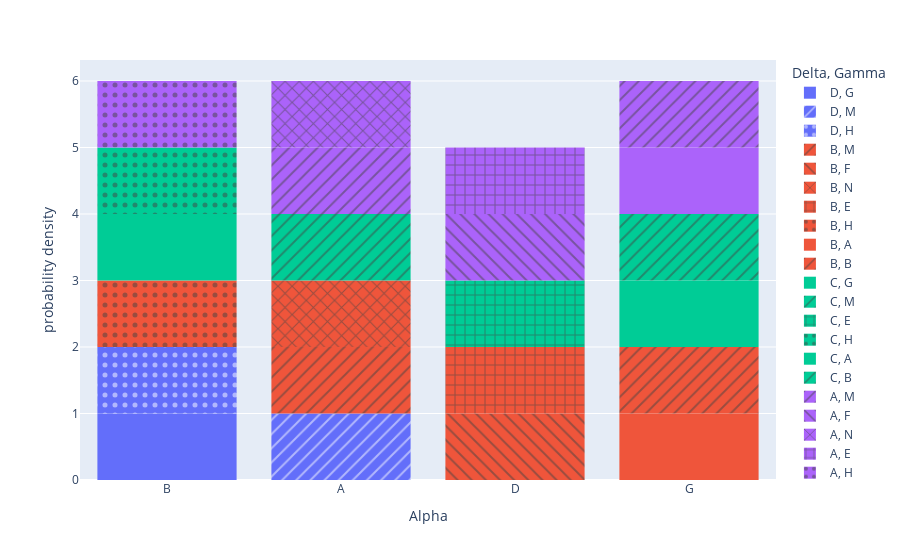

Notebook source saved alongside this figure:
### Code cell
fig = px.histogram(metadata, x="Alpha", histnorm='probability density', color="Delta",
                   pattern_shape="Gamma")
fig.show()

### Figure 1 — Plotly figure (JSON) as saved in the notebook; plotly's stock layout.template omitted (floating-point values rounded to 4 significant figures; data arrays with more than 128 entries replaced by an {"elided": "..."} marker saying what was removed)
{"data": [{"alignmentgroup": "True", "bingroup": "x", "histnorm": "probability density", "hovertemplate": "Delta=D<br>Gamma=G<br>Alpha=%{x}<br>probability density=%{y}<extra></extra>", "legendgroup": "D, G", "marker": {"color": "#636efa", "pattern": {"shape": ""}}, "name": "D, G", "offsetgroup": "D, G", "orientation": "v", "showlegend": true, "type": "histogram", "x": ["B", "B", "B", "B", "B", "B"], "xaxis": "x", "yaxis": "y"}, {"alignmentgroup": "True", "bingroup": "x", "histnorm": "probability density", "hovertemplate": "Delta=D<br>Gamma=M<br>Alpha=%{x}<br>probability density=%{y}<extra></extra>", "legendgroup": "D, M", "marker": {"color": "#636efa", "pattern": {"shape": "/"}}, "name": "D, M", "offsetgroup": "D, M", "orientation": "v", "showlegend": true, "type": "histogram", "x": ["A", "A", "A", "A", "A", "A", "A", "A", "A", "A", "A"], "xaxis": "x", "yaxis": "y"}, {"alignmentgroup": "True", "bingroup": "x", "histnorm": "probability density", "hovertemplate": "Delta=D<br>Gamma=H<br>Alpha=%{x}<br>probability density=%{y}<extra></extra>", "legendgroup": "D, H", "marker": {"color": "#636efa", "pattern": {"shape": "."}}, "name": "D, H", "offsetgroup": "D, H", "orientation": "v", "showlegend": true, "type": "histogram", "x": ["B", "B", "B", "B", "B"], "xaxis": "x", "yaxis": "y"}, {"alignmentgroup": "True", "bingroup": "x", "histnorm": "probability density", "hovertemplate": "Delta=B<br>Gamma=M<br>Alpha=%{x}<br>probability density=%{y}<extra></extra>", "legendgroup": "B, M", "marker": {"color": "#EF553B", "pattern": {"shape": "/"}}, "name": "B, M", "offsetgroup": "B, M", "orientation": "v", "showlegend": true, "type": "histogram", "x": {"elided": "339 str values"}, "xaxis": "x", "yaxis": "y"}, {"alignmentgroup": "True", "bingroup": "x", "histnorm": "probability density", "hovertemplate": "Delta=B<br>Gamma=F<br>Alpha=%{x}<br>probability density=%{y}<extra></extra>", "legendgroup": "B, F", "marker": {"color": "#EF553B", "pattern": {"shape": "\\"}}, "name": "B, F", "offsetgroup": "B, F", "orientation": "v", "showlegend": true, "type": "histogram", "x": ["D", "D", "D", "D", "D", "D", "D", "D"], "xaxis": "x", "yaxis": "y"}, {"alignmentgroup": "True", "bingroup": "x", "histnorm": "probability density", "hovertemplate": "Delta=B<br>Gamma=N<br>Alpha=%{x}<br>probability density=%{y}<extra></extra>", "legendgroup": "B, N", "marker": {"color": "#EF553B", "pattern": {"shape": "x"}}, "name": "B, N", "offsetgroup": "B, N", "orientation": "v", "showlegend": true, "type": "histogram", "x": ["A", "A", "A", "A", "A", "A", "A", "A", "A", "A", "A", "A", "A", "A", "A", "A", "A", "A", "A", "A", "A", "A", "A", "A", "A", "A", "A", "A", "A", "A", "A", "A", "A", "A", "A", "A", "A", "A", "A", "A", "A", "A", "A", "A", "A", "A", "A", "A", "A", "A", "A", "A", "A", "A", "A", "A", "A", "A", "A", "A", "A", "A", "A"], "xaxis": "x", "yaxis": "y"}, {"alignmentgroup": "True", "bingroup": "x", "histnorm": "probability density", "hovertemplate": "Delta=B<br>Gamma=E<br>Alpha=%{x}<br>probability density=%{y}<extra></extra>", "legendgroup": "B, E", "marker": {"color": "#EF553B", "pattern": {"shape": "+"}}, "name": "B, E", "offsetgroup": "B, E", "orientation": "v", "showlegend": true, "type": "histogram", "x": ["D", "D"], "xaxis": "x", "yaxis": "y"}, {"alignmentgroup": "True", "bingroup": "x", "histnorm": "probability density", "hovertemplate": "Delta=B<br>Gamma=H<br>Alpha=%{x}<br>probability density=%{y}<extra></extra>", "legendgroup": "B, H", "marker": {"color": "#EF553B", "pattern": {"shape": "."}}, "name": "B, H", "offsetgroup": "B, H", "orientation": "v", "showlegend": true, "type": "histogram", "x": ["B", "B", "B", "B", "B", "B", "B", "B", "B", "B", "B", "B", "B", "B", "B", "B", "B", "B", "B", "B", "B", "B", "B", "B"], "xaxis": "x", "yaxis": "y"}, {"alignmentgroup": "True", "bingroup": "x", "histnorm": "probability density", "hovertemplate": "Delta=B<br>Gamma=A<br>Alpha=%{x}<br>probability density=%{y}<extra></extra>", "legendgroup": "B, A", "marker": {"color": "#EF553B", "pattern": {"shape": ""}}, "name": "B, A", "offsetgroup": "B, A", "orientation": "v", "showlegend": true, "type": "histogram", "x": ["G", "G", "G", "G", "G", "G", "G"], "xaxis": "x", "yaxis": "y"}, {"alignmentgroup": "True", "bingroup": "x", "histnorm": "probability density", "hovertemplate": "Delta=B<br>Gamma=B<br>Alpha=%{x}<br>probability density=%{y}<extra></extra>", "legendgroup": "B, B", "marker": {"color": "#EF553B", "pattern": {"shape": "/"}}, "name": "B, B", "offsetgroup": "B, B", "orientation": "v", "showlegend": true, "type": "histogram", "x": ["G", "G", "G", "G", "G", "G", "G", "G", "G", "G", "G", "G", "G"], "xaxis": "x", "yaxis": "y"}, {"alignmentgroup": "True", "bingroup": "x", "histnorm": "probability density", "hovertemplate": "Delta=C<br>Gamma=G<br>Alpha=%{x}<br>probability density=%{y}<extra></extra>", "legendgroup": "C, G", "marker": {"color": "#00cc96", "pattern": {"shape": ""}}, "name": "C, G", "offsetgroup": "C, G", "orientation": "v", "showlegend": true, "type": "histogram", "x": ["B", "B"], "xaxis": "x", "yaxis": "y"}, {"alignmentgroup": "True", "bingroup": "x", "histnorm": "probability density", "hovertemplate": "Delta=C<br>Gamma=M<br>Alpha=%{x}<br>probability density=%{y}<extra></extra>", "legendgroup": "C, M", "marker": {"color": "#00cc96", "pattern": {"shape": "/"}}, "name": "C, M", "offsetgroup": "C, M", "orientation": "v", "showlegend": true, "type": "histogram", "x": ["A", "A", "A", "A", "A", "A", "A", "A", "A", "A", "A", "A", "A", "A", "A", "A", "A", "A", "A", "A", "A", "A", "A", "A", "A", "A", "A", "A", "A", "A", "A", "A", "A", "A", "A", "A", "A", "A", "A", "A", "A", "A", "A", "A"], "xaxis": "x", "yaxis": "y"}, {"alignmentgroup": "True", "bingroup": "x", "histnorm": "probability density", "hovertemplate": "Delta=C<br>Gamma=E<br>Alpha=%{x}<br>probability density=%{y}<extra></extra>", "legendgroup": "C, E", "marker": {"color": "#00cc96", "pattern": {"shape": "+"}}, "name": "C, E", "offsetgroup": "C, E", "orientation": "v", "showlegend": true, "type": "histogram", "x": ["D", "D"], "xaxis": "x", "yaxis": "y"}, {"alignmentgroup": "True", "bingroup": "x", "histnorm": "probability density", "hovertemplate": "Delta=C<br>Gamma=H<br>Alpha=%{x}<br>probability density=%{y}<extra></extra>", "legendgroup": "C, H", "marker": {"color": "#00cc96", "pattern": {"shape": "."}}, "name": "C, H", "offsetgroup": "C, H", "orientation": "v", "showlegend": true, "type": "histogram", "x": ["B", "B", "B", "B", "B", "B", "B", "B", "B", "B", "B", "B"], "xaxis": "x", "yaxis": "y"}, {"alignmentgroup": "True", "bingroup": "x", "histnorm": "probability density", "hovertemplate": "Delta=C<br>Gamma=A<br>Alpha=%{x}<br>probability density=%{y}<extra></extra>", "legendgroup": "C, A", "marker": {"color": "#00cc96", "pattern": {"shape": ""}}, "name": "C, A", "offsetgroup": "C, A", "orientation": "v", "showlegend": true, "type": "histogram", "x": ["G"], "xaxis": "x", "yaxis": "y"}, {"alignmentgroup": "True", "bingroup": "x", "histnorm": "probability density", "hovertemplate": "Delta=C<br>Gamma=B<br>Alpha=%{x}<br>probability density=%{y}<extra></extra>", "legendgroup": "C, B", "marker": {"color": "#00cc96", "pattern": {"shape": "/"}}, "name": "C, B", "offsetgroup": "C, B", "orientation": "v", "showlegend": true, "type": "histogram", "x": ["G", "G", "G"], "xaxis": "x", "yaxis": "y"}, {"alignmentgroup": "True", "bingroup": "x", "histnorm": "probability density", "hovertemplate": "Delta=A<br>Gamma=M<br>Alpha=%{x}<br>probability density=%{y}<extra></extra>", "legendgroup": "A, M", "marker": {"color": "#ab63fa", "pattern": {"shape": "/"}}, "name": "A, M", "offsetgroup": "A, M", "orientation": "v", "showlegend": true, "type": "histogram", "x": ["A", "A", "A", "A", "A", "A", "A", "A", "A", "A", "A", "A", "A", "A", "A", "A", "A", "A", "A", "A", "A", "A", "A", "A", "A", "A", "A", "A", "A", "A", "A", "A", "A", "A", "A", "A", "A", "A", "A", "A", "A", "A", "A", "A", "A", "A", "A", "A", "A", "A", "A"], "xaxis": "x", "yaxis": "y"}, {"alignmentgroup": "True", "bingroup": "x", "histnorm": "probability density", "hovertemplate": "Delta=A<br>Gamma=F<br>Alpha=%{x}<br>probability density=%{y}<extra></extra>", "legendgroup": "A, F", "marker": {"color": "#ab63fa", "pattern": {"shape": "\\"}}, "name": "A, F", "offsetgroup": "A, F", "orientation": "v", "showlegend": true, "type": "histogram", "x": ["D", "D"], "xaxis": "x", "yaxis": "y"}, {"alignmentgroup": "True", "bingroup": "x", "histnorm": "probability density", "hovertemplate": "Delta=A<br>Gamma=N<br>Alpha=%{x}<br>probability density=%{y}<extra></extra>", "legendgroup": "A, N", "marker": {"color": "#ab63fa", "pattern": {"shape": "x"}}, "name": "A, N", "offsetgroup": "A, N", "orientation": "v", "showlegend": true, "type": "histogram", "x": ["A"], "xaxis": "x", "yaxis": "y"}, {"alignmentgroup": "True", "bingroup": "x", "histnorm": "probability density", "hovertemplate": "Delta=A<br>Gamma=E<br>Alpha=%{x}<br>probability density=%{y}<extra></extra>", "legendgroup": "A, E", "marker": {"color": "#ab63fa", "pattern": {"shape": "+"}}, "name": "A, E", "offsetgroup": "A, E", "orientation": "v", "showlegend": true, "type": "histogram", "x": ["D", "D", "D", "D"], "xaxis": "x", "yaxis": "y"}, {"alignmentgroup": "True", "bingroup": "x", "histnorm": "probability density", "hovertemplate": "Delta=A<br>Gamma=H<br>Alpha=%{x}<br>probability density=%{y}<extra></extra>", "legendgroup": "A, H", "marker": {"color": "#ab63fa", "pattern": {"shape": "."}}, "name": "A, H", "offsetgroup": "A, H", "orientation": "v", "showlegend": true, "type": "histogram", "x": ["B", "B", "B", "B", "B", "B", "B", "B", "B", "B", "B", "B"], "xaxis": "x", "yaxis": "y"}, {"alignmentgroup": "True", "bingroup": "x", "histnorm": "probability density", "hovertemplate": "Delta=A<br>Gamma=A<br>Alpha=%{x}<br>probability density=%{y}<extra></extra>", "legendgroup": "A, A", "marker": {"color": "#ab63fa", "pattern": {"shape": ""}}, "name": "A, A", "offsetgroup": "A, A", "orientation": "v", "showlegend": true, "type": "histogram", "x": ["G", "G", "G"], "xaxis": "x", "yaxis": "y"}, {"alignmentgroup": "True", "bingroup": "x", "histnorm": "probability density", "hovertemplate": "Delta=A<br>Gamma=B<br>Alpha=%{x}<br>probability density=%{y}<extra></extra>", "legendgroup": "A, B", "marker": {"color": "#ab63fa", "pattern": {"shape": "/"}}, "name": "A, B", "offsetgroup": "A, B", "orientation": "v", "showlegend": true, "type": "histogram", "x": ["G", "G"], "xaxis": "x", "yaxis": "y"}], "layout": {"barmode": "relative", "legend": {"title": {"text": "Delta, Gamma"}, "tracegroupgap": 0}, "margin": {"t": 60}, "xaxis": {"anchor": "y", "domain": [0, 1], "title": {"text": "Alpha"}}, "yaxis": {"anchor": "x", "domain": [0, 1], "title": {"text": "probability density"}}}}
